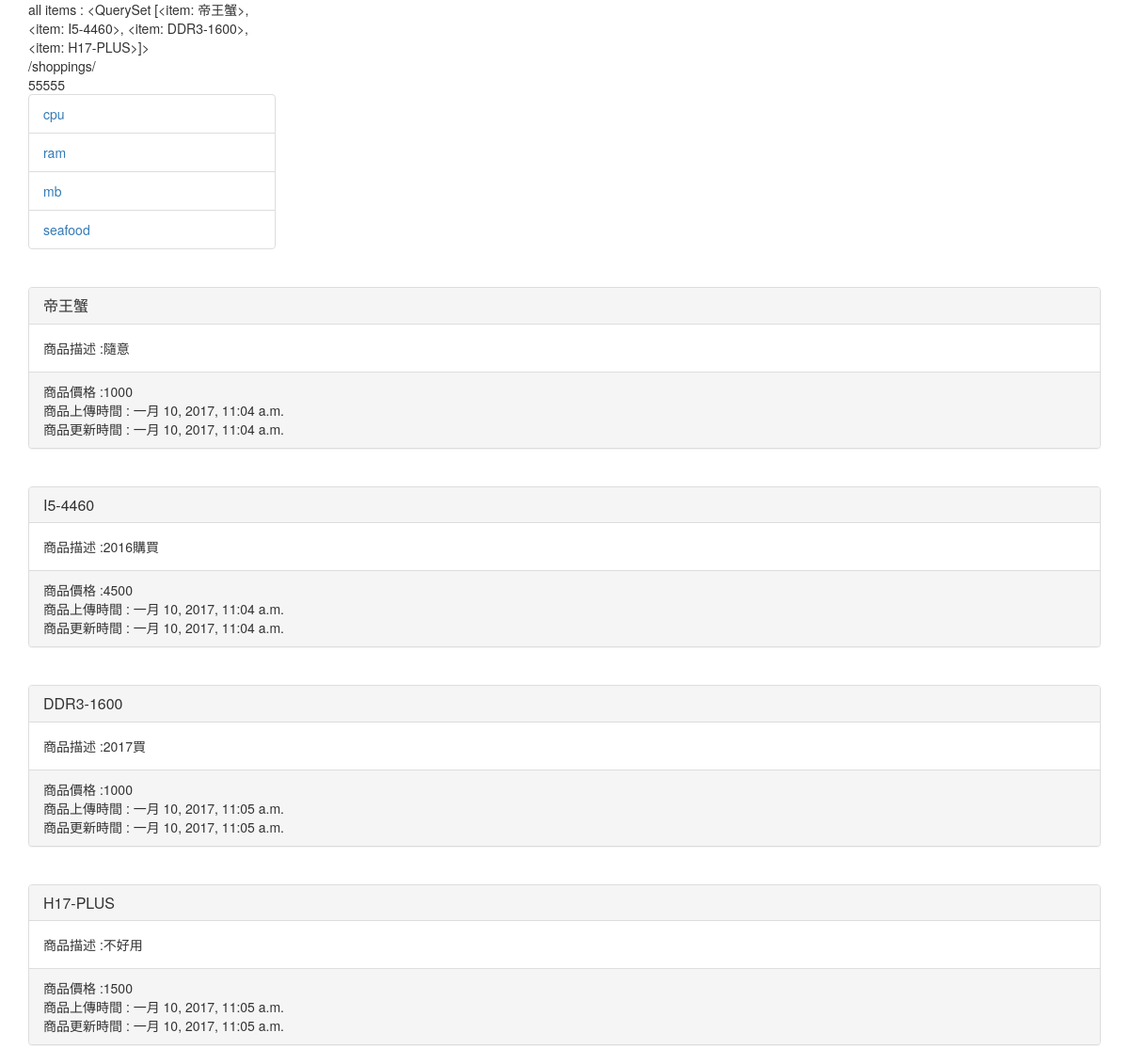
The page / on the database its author committed.
### pcshoppings/models.py (models this page shows, shortened)
class item(models.Model):
    category = models.ForeignKey(Category, verbose_name='商品分類', null=True, blank=True)
    item_name = models.CharField(verbose_name='商品名稱', max_length=20)
    item_description = models.TextField(verbose_name='商品描述',max_length=100)
    item_price = models.PositiveIntegerField(verbose_name='商品價格',default=None)
    created_time = models.DateTimeField(auto_now_add=True)
    update_time = models.DateTimeField(auto_now=True)
    item_img=models.ImageField(upload_to='upload', null=True,blank=True)
    item_url=models.CharField(verbose_name='商品相關連結', max_length=200,default=None)
    def __str__(self):
        return self.item_name

class  Category(models.Model):
    name=models.CharField(max_length=20)

### pcshoppings/views.py (the view, shortened to what this page needs)
# urls.py: url(r'shoppings/(?P<category>.*)$', views.pc_shoppings_list_view,name='test123'),
def pc_shoppings_list_view(request,category=None):
    pc_shoppings_list_queryset =item.objects.all()
    all_category=copy.copy(Category.objects.all())
    return render(request, "shoppings_list.html",
                  {'pc_shoppings_list': pc_shoppings_list_queryset, 'categories': Category.objects.all()})

### templates/shoppings_list.html (shortened to what this page needs)
<head>
<link rel="stylesheet" href="https://maxcdn.bootstrapcdn.com/bootstrap/3.3.7/css/
bootstrap.min.css" integrity="sha384-BVYiiSIFeK1dGmJRAkycuHAHRg32OmUcww7on3RYdg4Va+PmSTsz/
K68vbdEjh4u">
<link rel="stylesheet" href="https://maxcdn.bootstrapcdn.com/bootstrap/3.3.7/css/bootstraptheme.
min.css" integrity="sha384-
rHyoN1iRsVXV4nD0JutlnGaslCJuC7uwjduW9SVrLvRYooPp2bWYgmgJQIXwl/Sp">
</head>
<div class="container">
<div class="row">
<div class="col-xs-3">
 all items :   {{ pc_shoppings_list }}
    <br>
{% url 'test123' category=category111.name   %}
    <br>
    55555
    <ul class="list-group">
{% for category in categories %}
<li class="list-group-item">
<a href="{% url 'test123'  category=category.name %}">
{{ category.name }}
</a>
</li>
{% endfor %}
</ul>
</div>
</div>
    {% for pc in pc_shoppings_list %}
<div class="panel panel-default">
<div class="panel-heading">
<h3 class="panel-title">
{{ pc.item_name}}
</h3>
</div>
<div class="panel-body">
商品描述 :{{ pc.item_description|truncatechars:50 }}
</div>
<div class="panel-footer">
 商品價格 :{{ pc.item_price}}
    <br>商品上傳時間  :  {{ pc.created_time  }}
    <br>商品更新時間    :  {{ pc.update_time  }}
</div>
</div>
{% endfor %}
   </div>

### rows shown on the page
item: item_name.item_name "<QuerySet [<item: 帝王蟹>, <item: I5-4460>, <item: DDR3-1600>, <item: H17-PLUS>]>", item_name "帝王蟹", item_description "隨意", item_price "1000", created_time "一月 10, 2017, 11:04 a.m.", update_time "一月 10, 2017, 11:04 a.m."
Category: name "cpu"
Category: name "ram"
Category: name "mb"
Category: name "seafood"
item: item_name "I5-4460", item_description "2016購買", item_price "4500", created_time "一月 10, 2017, 11:04 a.m.", update_time "一月 10, 2017, 11:04 a.m."
item: item_name "DDR3-1600", item_description "2017買", item_price "1000", created_time "一月 10, 2017, 11:05 a.m.", update_time "一月 10, 2017, 11:05 a.m."
item: item_name "H17-PLUS", item_description "不好用", item_price "1500", created_time "一月 10, 2017, 11:05 a.m.", update_time "一月 10, 2017, 11:05 a.m."
